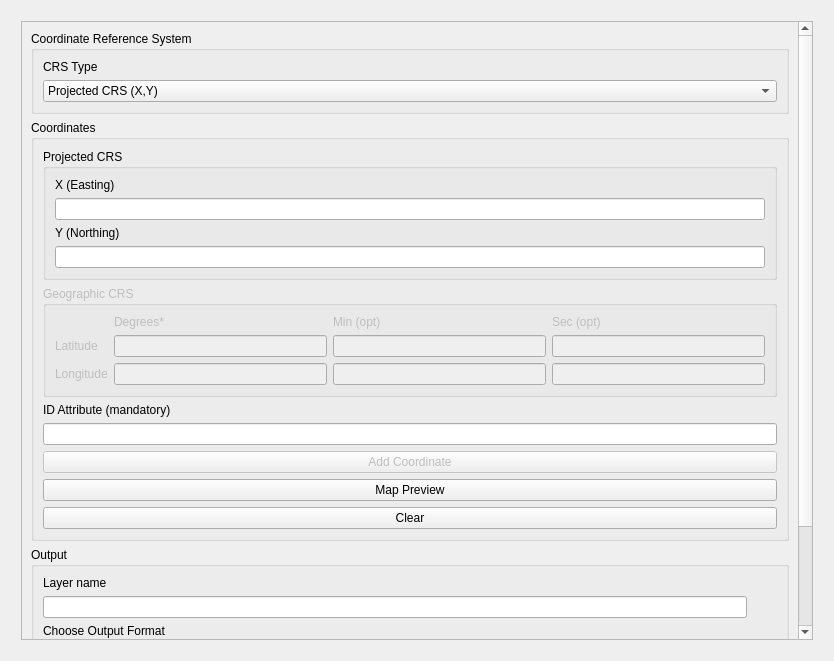
<?xml version="1.0" encoding="UTF-8"?>
<ui version="4.0">
 <class>AddCoordinatesDialogBase</class>
 <widget class="QDialog" name="AddCoordinatesDialogBase">
  <property name="geometry">
   <rect>
    <x>0</x>
    <y>0</y>
    <width>834</width>
    <height>661</height>
   </rect>
  </property>
  <property name="sizePolicy">
   <sizepolicy hsizetype="Preferred" vsizetype="Preferred">
    <horstretch>0</horstretch>
    <verstretch>0</verstretch>
   </sizepolicy>
  </property>
  <property name="windowTitle">
   <string>AddCoordinates</string>
  </property>
  <layout class="QGridLayout" name="gridLayout">
   <item row="0" column="0">
    <widget class="QWidget" name="widget" native="true">
     <layout class="QGridLayout" name="gridLayout_2">
      <property name="leftMargin">
       <number>10</number>
      </property>
      <property name="topMargin">
       <number>10</number>
      </property>
      <property name="rightMargin">
       <number>10</number>
      </property>
      <property name="bottomMargin">
       <number>10</number>
      </property>
      <property name="spacing">
       <number>5</number>
      </property>
      <item row="0" column="0">
       <widget class="QScrollArea" name="scrollArea">
        <property name="widgetResizable">
         <bool>true</bool>
        </property>
        <widget class="QWidget" name="scrollAreaWidgetContents">
         <property name="geometry">
          <rect>
           <x>0</x>
           <y>-177</y>
           <width>769</width>
           <height>814</height>
          </rect>
         </property>
         <layout class="QGridLayout" name="gridLayout_3">
          <item row="6" column="1">
           <widget class="QGroupBox" name="grpCRS">
            <property name="title">
             <string>Coordinate Reference System</string>
            </property>
            <layout class="QGridLayout" name="gridLayout_4">
             <item row="1" column="0">
              <widget class="QComboBox" name="cmbCRSType">
               <item>
                <property name="text">
                 <string>Projected CRS (X,Y)</string>
                </property>
               </item>
               <item>
                <property name="text">
                 <string>Geographic (Degrees)</string>
                </property>
               </item>
              </widget>
             </item>
             <item row="0" column="0">
              <widget class="QLabel" name="lblCRSType_2">
               <property name="text">
                <string>CRS Type</string>
               </property>
              </widget>
             </item>
            </layout>
           </widget>
          </item>
          <item row="7" column="1">
           <widget class="QGroupBox" name="grpCoordinates">
            <property name="sizePolicy">
             <sizepolicy hsizetype="Expanding" vsizetype="Expanding">
              <horstretch>0</horstretch>
              <verstretch>0</verstretch>
             </sizepolicy>
            </property>
            <property name="title">
             <string>Coordinates</string>
            </property>
            <layout class="QVBoxLayout" name="verticalLayout">
             <item>
              <widget class="QGroupBox" name="grpProjected">
               <property name="title">
                <string>Projected CRS</string>
               </property>
               <layout class="QVBoxLayout" name="verticalLayout_2">
                <item>
                 <widget class="QLabel" name="labelX">
                  <property name="text">
                   <string>X (Easting)</string>
                  </property>
                 </widget>
                </item>
                <item>
                 <widget class="QLineEdit" name="txtX"/>
                </item>
                <item>
                 <widget class="QLabel" name="labelY_3">
                  <property name="text">
                   <string>Y (Northing)</string>
                  </property>
                 </widget>
                </item>
                <item>
                 <widget class="QLineEdit" name="txtY"/>
                </item>
               </layout>
              </widget>
             </item>
             <item>
              <widget class="QGroupBox" name="grpGeographic">
               <property name="enabled">
                <bool>false</bool>
               </property>
               <property name="title">
                <string>Geographic CRS</string>
               </property>
               <layout class="QGridLayout" name="gridLayout_5">
                <item row="0" column="1">
                 <widget class="QLabel" name="label_19">
                  <property name="text">
                   <string>Degrees*</string>
                  </property>
                 </widget>
                </item>
                <item row="0" column="2">
                 <widget class="QLabel" name="label_20">
                  <property name="text">
                   <string>Min (opt)</string>
                  </property>
                 </widget>
                </item>
                <item row="0" column="3">
                 <widget class="QLabel" name="label_21">
                  <property name="text">
                   <string>Sec (opt)</string>
                  </property>
                 </widget>
                </item>
                <item row="1" column="0">
                 <widget class="QLabel" name="label_17">
                  <property name="text">
                   <string>Latitude</string>
                  </property>
                 </widget>
                </item>
                <item row="1" column="1">
                 <widget class="QLineEdit" name="txtLatDeg"/>
                </item>
                <item row="1" column="2">
                 <widget class="QLineEdit" name="txtLatMin"/>
                </item>
                <item row="1" column="3">
                 <widget class="QLineEdit" name="txtLatSec"/>
                </item>
                <item row="2" column="0">
                 <widget class="QLabel" name="label_18">
                  <property name="text">
                   <string>Longitude</string>
                  </property>
                 </widget>
                </item>
                <item row="2" column="1">
                 <widget class="QLineEdit" name="txtLonDeg"/>
                </item>
                <item row="2" column="2">
                 <widget class="QLineEdit" name="txtLonMin"/>
                </item>
                <item row="2" column="3">
                 <widget class="QLineEdit" name="txtLonSec"/>
                </item>
               </layout>
              </widget>
             </item>
             <item>
              <widget class="QLabel" name="label_22">
               <property name="text">
                <string>ID Attribute (mandatory)</string>
               </property>
              </widget>
             </item>
             <item>
              <widget class="QLineEdit" name="txtID"/>
             </item>
             <item>
              <widget class="QPushButton" name="btnAddCoordinate">
               <property name="enabled">
                <bool>false</bool>
               </property>
               <property name="text">
                <string>Add Coordinate</string>
               </property>
              </widget>
             </item>
             <item>
              <widget class="QPushButton" name="btnMap">
               <property name="text">
                <string>Map Preview</string>
               </property>
              </widget>
             </item>
             <item>
              <widget class="QPushButton" name="btnclear">
               <property name="text">
                <string>Clear</string>
               </property>
              </widget>
             </item>
            </layout>
           </widget>
          </item>
          <item row="8" column="1">
           <widget class="QGroupBox" name="grpOutput">
            <property name="sizePolicy">
             <sizepolicy hsizetype="Expanding" vsizetype="Expanding">
              <horstretch>0</horstretch>
              <verstretch>0</verstretch>
             </sizepolicy>
            </property>
            <property name="title">
             <string>Output</string>
            </property>
            <layout class="QGridLayout" name="gridLayout_6">
             <item row="2" column="0">
              <widget class="QLabel" name="label_23">
               <property name="text">
                <string>Choose Output Format</string>
               </property>
              </widget>
             </item>
             <item row="6" column="0">
              <widget class="QLineEdit" name="txtFolder"/>
             </item>
             <item row="3" column="0">
              <widget class="QComboBox" name="cmbFormat">
               <item>
                <property name="text">
                 <string>CSV</string>
                </property>
               </item>
               <item>
                <property name="text">
                 <string>Shapefile</string>
                </property>
               </item>
              </widget>
             </item>
             <item row="1" column="0">
              <widget class="QLineEdit" name="txtFileName"/>
             </item>
             <item row="0" column="0">
              <widget class="QLabel" name="label_25">
               <property name="text">
                <string>Layer name</string>
               </property>
              </widget>
             </item>
             <item row="4" column="0">
              <widget class="QLabel" name="label_24">
               <property name="text">
                <string>Path to save file</string>
               </property>
              </widget>
             </item>
             <item row="6" column="1">
              <widget class="QToolButton" name="btnBrowse">
               <property name="text">
                <string>...</string>
               </property>
              </widget>
             </item>
            </layout>
           </widget>
          </item>
          <item row="10" column="1">
           <widget class="QPushButton" name="btnSave">
            <property name="enabled">
             <bool>true</bool>
            </property>
            <property name="text">
             <string>Save</string>
            </property>
           </widget>
          </item>
         </layout>
        </widget>
       </widget>
      </item>
     </layout>
    </widget>
   </item>
  </layout>
 </widget>
 <resources/>
 <connections/>
</ui>
